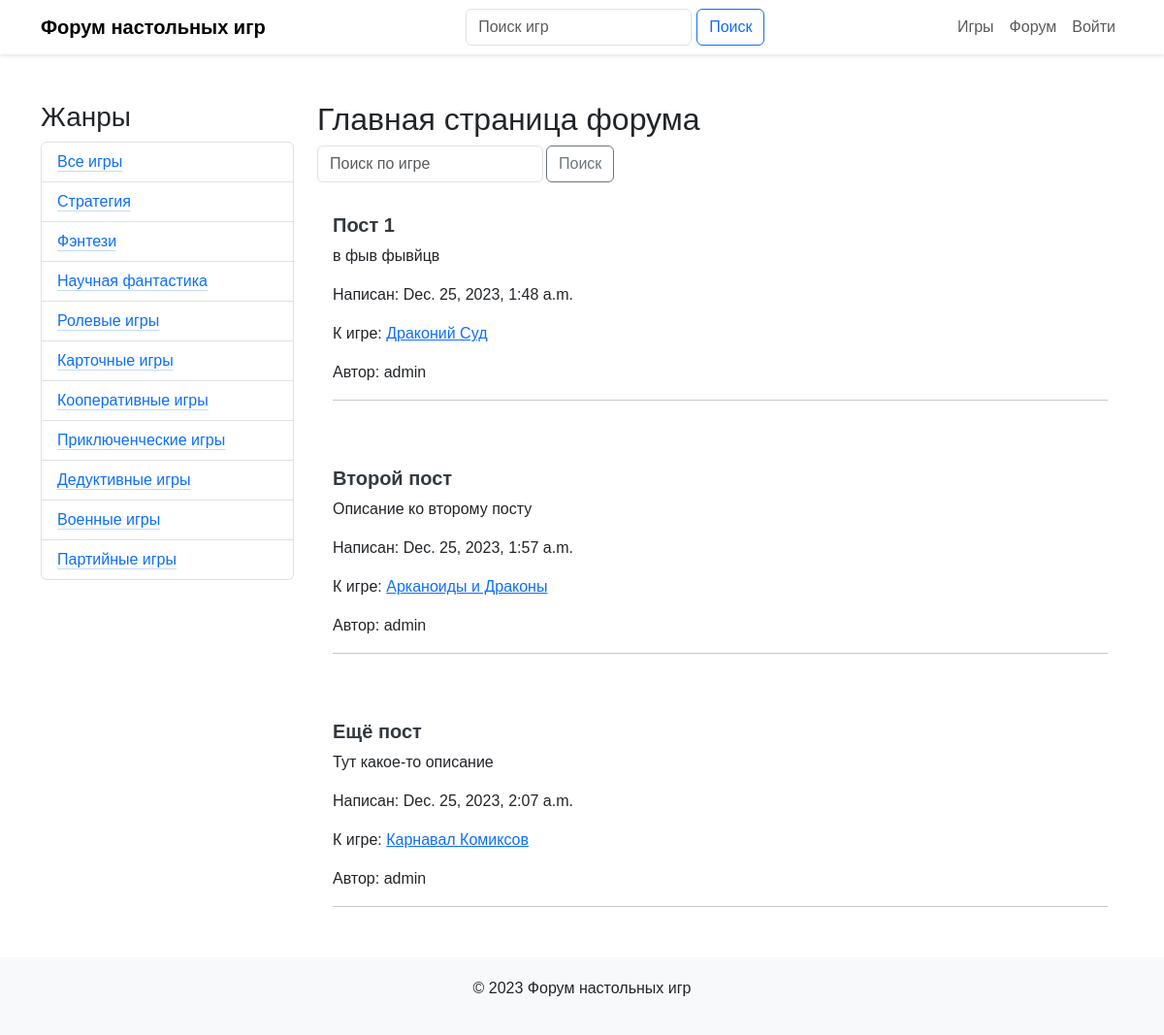
The app's page /forum/ with its own data.
### forum/models.py (models this page shows, shortened)
class Genre(models.Model):
    name = models.CharField(max_length=50, verbose_name='Название')
    description = models.TextField(verbose_name='Описание')
    class Meta:
        verbose_name = 'Жанр'
        verbose_name_plural = 'Жанры'

class Post(models.Model):
    title = models.CharField(max_length=150, verbose_name='Заголовок')
    description = models.TextField(verbose_name='Описание')
    created_at = models.DateTimeField(auto_now_add=True, verbose_name='Дата создания')
    game = models.ForeignKey(Game, on_delete=models.CASCADE, verbose_name='Игра')
    text = models.TextField(verbose_name='Текст')
    user = models.ForeignKey(User, on_delete=models.CASCADE, verbose_name='Пользователь')
    class Meta:
        verbose_name = 'Пост на форуме'
        verbose_name_plural = 'Посты на форуме'

class Game(models.Model):
    title = models.CharField(max_length=100, verbose_name='Название')
    description = models.TextField(verbose_name='Описание')
    release_year = models.IntegerField(verbose_name='Год выпуска')
    publisher = models.CharField(max_length=100, verbose_name='Издатель')
    genres = models.ManyToManyField('Genre', related_name='games', verbose_name='Жанры')
    class Meta:
        verbose_name = 'Игра'
        verbose_name_plural = 'Игры'

### forum/views/forum_home.py (the view)
# urls.py: path('forum/', views.ForumHomeView.as_view(), name='forum_home'),
class ForumHomeView(View):
    template_name = 'forum/forum_home.html'
    paginate_by = 6
    def get_queryset(self):
        queryset = Post.objects.all()
        genre_id = self.request.GET.get('genre')
        if genre_id:
            queryset = queryset.filter(game__genres__id=genre_id)
        return queryset
    def get(self, request):
        genres = Genre.objects.all()
        paginator = Paginator(self.get_queryset(), self.paginate_by)
        page_number = self.request.GET.get('page')
        page_obj = paginator.get_page(page_number)
        try:
            posts = paginator.page(page_number)
        except PageNotAnInteger:
            posts = paginator.page(1)
        except EmptyPage:
            posts = paginator.page(paginator.num_pages)
        context = {
            'genres': genres,
            'is_paginated': self.get_queryset().count() > self.paginate_by,
            'page_obj': page_obj,
            'paginator': paginator,
            'posts': posts
        }
        return render(request, self.template_name, context)

### forum/templates/forum/forum_home.html (shortened to what this page needs)
    {% extends 'forum/base.html' %}
    {% block content %}
        <div class="container mt-5">
            <div class="row">
                <div class="col-md-3">
                    <h3>Жанры</h3>
                    <ul class="list-group">
                        <li class="list-group-item">
                         <a href="{% url 'forum_home' %}"  class="link-primary link-offset-2 link-underline-opacity-25 link-underline-opacity-100-hover">Все игры</a>
                        </li>
                        {% for genre in genres %}
                            <li class="list-group-item">
                                <a href="?genre={{ genre.id }}"  class="link-primary link-offset-2 link-underline-opacity-25 link-underline-opacity-100-hover">{{ genre.name }}</a>
                            </li>
                        {% endfor %}
                    </ul>
                </div>
                <div class="col-md-9">
                    <h2>Главная страница форума</h2>
                    <form method="get" action="{% url 'forum_home' %}">
                        <div class="input-group mb-3">
                            <label>
                                <input type="text" class="form-control" placeholder="Поиск по игре" name="search">
                            </label>
                            <div class="input-group-append">
                                <button class="btn btn-outline-secondary" type="submit" style="margin-left: 4px">Поиск</button>
                            </div>
                        </div>
                    </form>
                    {% if posts %}
                    {% for post in posts %}
                        <a href="{% url 'post_detail' post.id %}" style="text-decoration: none; color: inherit;">
                            <div class="card">
                                <div class="card-body">
                                    <h5 class="card-title">{{ post.title }}</h5>
                                    <p>{{ post.description }}</p>
                                    <p>Написан: {{ post.created_at }}</p>
                                    <p>К игре: <a href="{% url 'game_detail' post.game.id %}">{{ post.game.title }}</a></p>
                                    <p>Автор: {{ post.user.username }}</p>
                                    <hr>
                                </div>
                            </div>
                        </a>
                    {% endfor %}
                    {% else %}
                        <p>Нет постов</p>
                    {% endif %}
                </div>
            </div>
        </div>
    {% endblock %}

### forum/static/forum/css/style.css (style rules this page uses)
body { padding-top: 56px; font-family: Arial, sans-serif; }
.card { margin-bottom: 20px; border: none; transition: box-shadow 0.3s; }
.card-title { font-weight: bold; color: #343a40; }

### records on screen
Genre: name "Стратегия"
Genre: name "Фэнтези"
Genre: name "Научная фантастика"
Genre: name "Ролевые игры"
Genre: name "Карточные игры"
Genre: name "Кооперативные игры"
Genre: name "Приключенческие игры"
Genre: name "Дедуктивные игры"
Genre: name "Военные игры"
Genre: name "Партийные игры"
Post: title "Пост 1", description "в фыв фывйцв", created_at "Dec. 25, 2023, 1:48 a.m.", game "Драконий Суд", user.username "admin"
Post: title "Второй пост", description "Описание ко второму посту", created_at "Dec. 25, 2023, 1:57 a.m.", game "Арканоиды и Драконы", user.username "admin"
Post: title "Ещё пост", description "Тут какое-то описание", created_at "Dec. 25, 2023, 2:07 a.m.", game "Карнавал Комиксов", user.username "admin"
